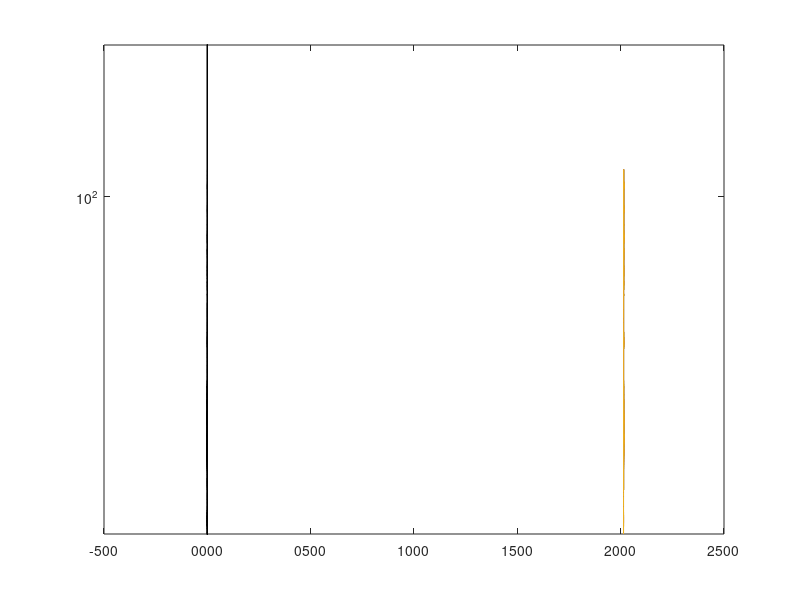

This figure's MATLAB source: (Note: this script raises an error after producing the figure.)
% matlab Graphics
% An interactive introduction to graphics with MATLAB
% peter.gruber@usi.ch

%% setup
load dataMATLABgraphics

%% cross-sectional data, e.g. options
plot(option.call)                   % no x-values given, i.e. "contract #1, #2, ..."
plot(option.strike,option.call)     % x and y values
xlabel('strike')                    % label for x and y values
ylabel('price')
legend('call price')
title('A simulated option chain')
grid on

%% formatting plot lines
plot(option.strike,option.call,'--dr')    % Line / marker / color
plot(option.strike,option.call,'ko')     % (no line) / marker / color

% now try a green dotted line with square symbols

%% RGB color system and more options
plot(option.strike,option.call,'LineWidth',2,'Color',[.4 1 .4])     
% now try to make a plot in the following colors
% - light grey
% - dark grey
% - dark blue

plot(option.strike,option.call,'o','MarkerSize',20,...
    'MarkerEdgeColor',.5*[.4 1 .4],'MarkerFaceColor',[.4 1 .4])     
% now try grey dots without border


% how do marker sizes scale?
plot(1,1,'s','MarkerSize',10);
hold on
plot(1,1.5,'s','MarkerSize',100);
axis([0.5 1.5 0.5 2])

axis([-5 5 -5 5])

% NOTE: we will revisit this data set

%% time series plots
plot(myStock(:,1))      % no x-values given
plot(myStock)           % still no x-values, multiple data columns
plot(myStock.')         % complete mess; data must be in rows

%% multiple lines in one plot
plot(myStock(:,1),'k')       % stock 1
hold on
plot(myStock(:,2),'--k')     % stock 2
plot(myStock(:,3),':k')      % stock 3
hold off

% now try to change this plot so that all stocks start at 100
% i.e. rebase the series

%% automate multiple plots using a for loop
myStyle={'k','--k',':k'};
for u=1:3
    plot(myStock(:,1),myStyle{u});
    hold on                         % no problem to use multiple hold on
end

%% better time series plots
plot(myDate, myStock(:,1))      % give unix dates as x-values
datetick('x',1)                 % date information on x-axis
axis([myDate(1) myDate(end) 0 120])

datetick('x',29)                 % better date formatting
axis([myDate(1) myDate(end) 0 120])
                                % need to re-run axis

% find out how to format the dates
% - as 2014-01-01 (and so on)
% - as 01.01.2014 


%% log scale
plot(myDate,myStock(:,1)); datetick('x',10)
semilogy(myDate,myStock(:,1)); datetick('x',10)

%% working with returns
retn=log(myStock(2:end,1))-log(myStock(1:end-1,1))
whos SPX*                                         % 1 fewer returns than closes!
plot(myDate(2:end,1),retn); datetick('x',10)
hist(retn);
% change the hist so that it becomes more meaningful
myvar=retn.^2;                                % squared returns
plot(myDate(2:end,1),myvar); datetick('x',10)
hist(myvar)

%% autocorrelogram
autocorr(retn)

%% 2 plots in 1
subplot(2,1,1)              % number of rows, no of columns, number of plot
autocorr(retn)
subplot(2,1,2)
autocorr(myvar)
% change this plot to incude 66 lags (1 quarter)

%% Scenarios
% a simple Monte Carlo simulation
T=100; N=1000;                  % T periods, N simulations
sigma=0.05;
logRet=sigma*randn(T,N);
simPath=exp(cumsum(logRet));
plot(simPath)
plot(simPath(:,1:10))
PlotQuantileTS(simPath.',10);

% find out how to show the following quantiles: 
% [0.025 0.1 0.25] and the median



%% GDP in some euro countries
startDate='2013-10-01';
endDate  ='2013-10-01';

[calDate GDPdeu]=fred2read('DEUGDPNQDSMEI',startDate,endDate);
[calDate GDPfra]=fred2read('FRAGDPNQDSMEI',startDate,endDate);
[calDate GDPita]=fred2read('ITAGDPNQDSMEI',startDate,endDate);
[calDate GDPesp]=fred2read('ESPGDPNQDSMEI',startDate,endDate);
plot([GDPdeu GDPfra GDPita GDPesp])
bar([GDPdeu GDPfra GDPita GDPesp])
set(gca,'XTickLabel',{'DE','FR','IT','ES'})

%% more efficient: define vectors of data and labels
allGDP=[GDPdeu GDPfra GDPita GDPesp];
allGDPlabel={'DE','FR','IT','ES'};

pie(allGDP)
pie(allGDP,allGDPlabel)
pie(allGDP,[1 0 0 0],allGDPlabel)

%% better design
h=pie(allGDP,[1 0 0 0],allGDPlabel);
hp = findobj(h, 'Type', 'patch');
for k=1:4
    set(hp(k),'FaceColor',(k)/5*[.6 .8 1],'EdgeColor','none');
end

%% GDP in the whole Eurozone
clear allGDP*
allGDPcc     = {'DEU','FRA','ITA','ESP'};    % cc = countryCode
allGDPlabel  = {'DE','FR','IT','ES'};

for u=1:length(allGDPcc)
    [calDate allGDP(:,u)]=fred2read([allGDPcc{u} 'GDPNQDSMEI'],startDate,endDate);
end

h=pie(allGDP,allGDPlabel);
hp = findobj(h, 'Type', 'patch');
for k=1:length(allGDPcc)
    set(hp(k),'FaceColor',(k)/(length(allGDPcc)+1)*[.6 .8 1],'EdgeColor','none');
end

% now add at least a few other countries of the Eurozone

% how can we add the percentages of the GDP to the label?
% see sprintf(format,number)


%% more than 2 dimensions
% example: option price, strike, volume
plot(option.strike,option.call)
hold on
plot(option.strike,option.callvol)
% can we do better?

%% Scatter plot
scatter(option.strike,option.call,option.callvol,'go','filled')

% even more dimesions: shape and color
hold on
scatter(option.strike,option.put,option.putvol,'rs','filled')

%% even one more dimension
% example: option price, strike, volume and time to maturity
scatter(option2.strike,option2.call,option2.callvol/10,option2.T,'o','filled')
colorbar

%% Saving a figure to a file

% (1) fix the *print size* of your figure
paper=[20 12];              % i.e. 20cm wide, 12cm tall

% (2) create a new, empty figure
h=figure('PaperPositionMode', 'manual','PaperUnits','centimeters', ...
    'PaperSize',paper,'PaperPosition', [0 0 paper],'Visible', 'on');

% (3) now make the plot
scatter(option2.strike,option2.call,option2.callvol/10,option2.T,'o','filled')
colorbar

% (4) save to file
print(h,'-dpdf','myfirstplot.pdf');

% now find out how to write a JPEG, a TIFF (with 300dpi) and EPS
% also check PNG files, which are very compact


%% ========== EXERCISES ==========

%% *** multitple pie charts
%  illustrate the growth of the eurozone economy

startDate={'2000-01-01','2005-01-01','2013-10-01'};
endDate  =startDate;

% now get the data for each country for each year
% make pie chart with subplots using
% myPlot(k)=subplot(1,3,k)  etc

% at the end, scale the subplots using this command
% set(myPlot(k),'Xlim',[-1.2 1.2]/scaleFactor(k))
% where 0<=scaleFactor(k)<=1




